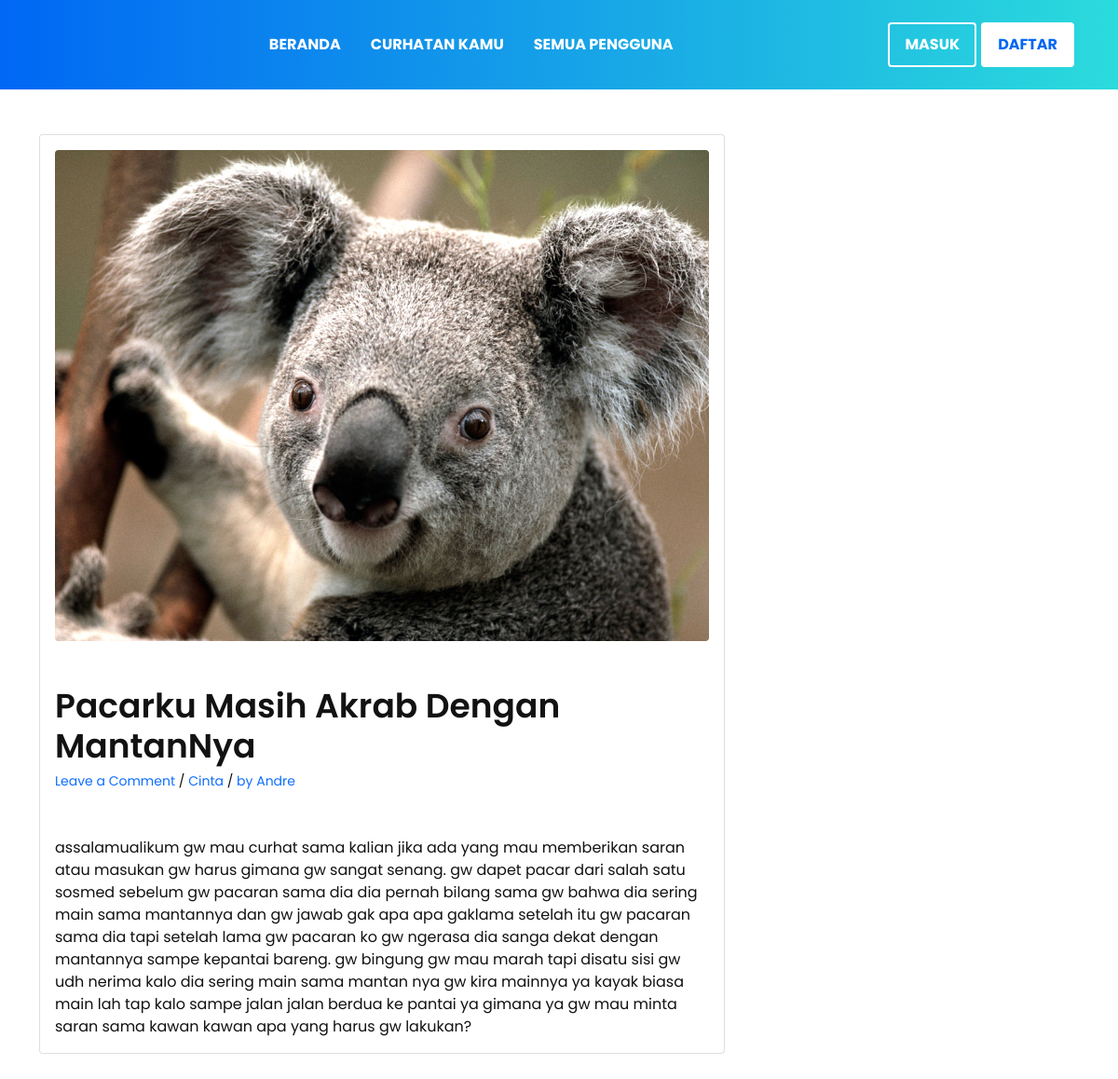
The page /baca/pacarku-masih-akrab-dengan-mantannya on the database its author committed.
### tables this page shows
CREATE TABLE `tbl_curhat` (
  `id_curhat` int(15) NOT NULL,
  `unique_id` int(225) NOT NULL,
  `urlSlug` text NOT NULL,
  `subject` text NOT NULL,
  `message` longtext NOT NULL,
  `gambar` varchar(225) NOT NULL,
  `kate` varchar(100) NOT NULL
);

### baca-curhat.php (the view, shortened to what this page needs)
<?php
  require_once 'includes/functions.php';
  $urlSlug = htmlentities($_GET['urlSlug']);
  $sqlB = mysqli_query($conn, "SELECT * FROM tbl_curhat WHERE urlSlug = '$urlSlug'");
    if(mysqli_num_rows($sqlB) > 0){
      $Details_Curhat = mysqli_fetch_assoc($sqlB);
  }else{
      header('location:../list-user');
  }
?>
<!doctype html>
<html lang="en">
<head>
    <link href="https://cdn.jsdelivr.net/npm/bootstrap@5.0.0-beta3/dist/css/bootstrap.min.css" rel="stylesheet">
    <link rel="stylesheet" href="../assets/css/style.css">
</head>
<body>
<section class="header-area header-one mb-100">
    <div class="navbar-area navbar-one navbar-light">
        <div class="container">
            <div class="row">
            <div class="col-lg-12">
            <nav class="navbar navbar-expand-lg">
            <div class="collapse navbar-collapse sub-menu-bar" id="navbarOne">
                <ul class="navbar-nav m-auto">
                <?php if(!isset($_SESSION['unique_id'])){ ?>
                    <li class="nav-item">
                        <a href="../beranda" class="page-scroll">Beranda</a>
                    </li>
                    <li class="nav-item">
                        <a href="../curhatan-kamu" class="page-scroll">Curhatan Kamu</a>
                    </li>
                    <li class="nav-item">
                        <a href="../list-user" class="page-scroll">Semua Pengguna</a>
                    </li>
                <?php } ?>
                </ul>
            </div>
                <div class="navbar-btn d-none d-sm-inline-block">
                    <ul>
                <?php if(!isset($_SESSION['unique_id'])){ ?>
                    <li><a class="light" href="../login">Masuk</a></li>
                    <li><a class="solid" href="../register">Daftar</a></li>
                <?php }else{ ?>
                    <li><a class="light" href="../logout.html">Keluar</a></li>
                    <li><a class="solid" href="../my-profile">Profile</a></li>
                <?php } ?>
                    </ul>
                </div>
                </nav>
            </div>
        </div>
    </div>
</div>
  <div class="container mt-5">
<div class="row">
<div class="col-lg-8">
   <div class="card">
   <div class="card-body">
    <img class="img-fluid rounded" src="../uploads/<?= htmlspecialchars($Details_Curhat['gambar']);?>" alt="">
    <h2 class="mt-5 subject-title"><?= $Details_Curhat['subject'];?></h2>
    <p style="font-size:14px" class="mt-1 mb-5">
    <a href="">Leave a Comment  </a> /
    <a href="#">Cinta</a>  /
    <a href="#">by Andre</a>
    </p>
     <p>
        <?= $Details_Curhat['message'];?>
     </p>
</div>
</div>
</div>
</div>
<?php
include_once 'layout/js.php';
?>

### assets/css/style.css (style rules this page uses)
body { font-family: "Poppins", sans-serif; font-weight: normal; font-style: normal; background-color: #fff; color: #121212; }
* { margin: 0; padding: 0; box-sizing: border-box; }
img { max-width: 100%; }
a { text-decoration: none; transition: all 0.3s ease-out 0s; }
i, span, a { display: inline-block; }
h1, h2, h3, h4, h5, h6 { font-family: "Poppins", sans-serif; font-weight: 600; color: #121212; margin: 0px; }
h2 { font-size: 36px; }
ul, ol { margin: 0px; padding: 0px; list-style-type: none; }
p { font-size: 16px; font-weight: 400; line-height: 24px; color: #121212; margin: 0px; }
.navbar-area.navbar-one { background: #0067f4; background: linear-gradient(to right, #0067f4 0%, #2bdbdc 100%); padding: 10px 0; }
.navbar-area.navbar-one .navbar { position: relative; padding: 0; }
.navbar-area.navbar-one .navbar .navbar-nav .nav-item { margin: 0 16px; position: relative; }
.navbar-area.navbar-one .navbar .navbar-nav .nav-item a { font-size: 16px; line-height: 24px; font-weight: 700; padding: 26px 0; color: #fff; text-transform: uppercase; position: relative; }
.navbar-area.navbar-one .navbar .navbar-nav .nav-item a::before, .navbar-area.navbar-one .navbar .navbar-nav .nav-item a::after { position: absolute; content: ''; width: 8px; height: 4px; background-color: #2bdbdc; left: 50%; margin: 0 2px; bottom: 14px; opacity: 0; transition: all 0.3s ease-out 0s; }
.navbar-area.navbar-one .navbar .navbar-nav .nav-item a::after { left: auto; right: 50%; }
.navbar-area.navbar-one .navbar .navbar-btn ul { display: flex; }
.navbar-area.navbar-one .navbar .navbar-btn ul li { display: inline-block; margin-right: 5px; }
.navbar-area.navbar-one .navbar .navbar-btn ul li a { padding: 10px 16px; font-size: 16px; text-transform: uppercase; font-weight: 700; color: #fff; border: 2px solid; border-radius: 4px; transition: all 0.3s ease-out 0s; white-space: nowrap; }
.navbar-area.navbar-one .navbar .navbar-btn ul li a.light { border-color: #fff; }
.navbar-area.navbar-one .navbar .navbar-btn ul li a.solid { background-color: #fff; border-color: #fff; color: #0067f4; }
.header-one { position: relative; }
.mt-5 { margin-top: 5px; }
.mb-5 { margin-bottom: 5px; }
.mb-100 { margin-bottom: 100px; }

### rows shown on the page
tbl_curhat: gambar (picture), subject "Pacarku Masih Akrab Dengan MantanNya", message "assalamualikum gw mau curhat sama kalian jika ada yang mau memberikan saran atau masukan gw harus gimana gw sangat senang. gw dapet pacar dari salah satu sosmed sebelum gw pacaran sama dia dia pernah bilang sama gw bahwa dia sering main sama mantannya dan gw jawab gak apa apa gaklama setelah itu gw pacaran sama dia tapi setelah lama gw pacaran ko gw ngerasa dia sanga dekat dengan mantannya sampe kepantai bareng. gw bingung gw mau marah tapi disatu sisi gw udh nerima kalo dia sering main sama mantan nya gw kira mainnya ya kayak biasa main lah tap kalo sampe jalan jalan berdua ke pantai ya gimana ya gw mau minta saran sama kawan kawan apa yang harus gw lakukan?"
